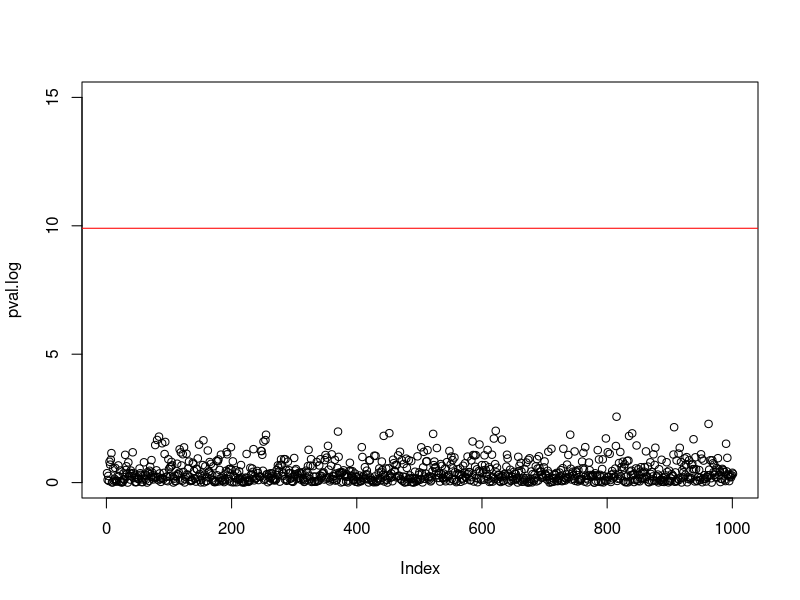

This chart was generated by the following R code:
#Generate some data----
x1 = 1:2000
x2 = matrix(rnorm(length(x1) * 1000), nrow = length(x1), ncol = 1000)
x3 = seq(0,2,length.out = length(x1))

#One Significant
x1001 = x3*0.0002 + rnorm(length(x3),0,0.01)
x1and1 = cbind(x2, x1001)

#Extract p-values from univariate approach function----
linearmod = function(x.indep){
  mod1 = lm(x3 ~ x.indep)
  summa = summary(mod1)
  return(summa$coefficients[2,4])
}

#Bonferroni correction----
pvalues = apply(x1and1,2,linearmod)

pval.log = -log(pvalues)/log(10)
plot(pval.log,ylim = c(0,15))

bonferroni.cutoff = 0.05/ncol(x2)
plot.bonf = -log(bonferroni.cutoff)

abline(h=plot.bonf, col = 'red')

#Hochberg----
#bonferoni etcx.

###rebecca




